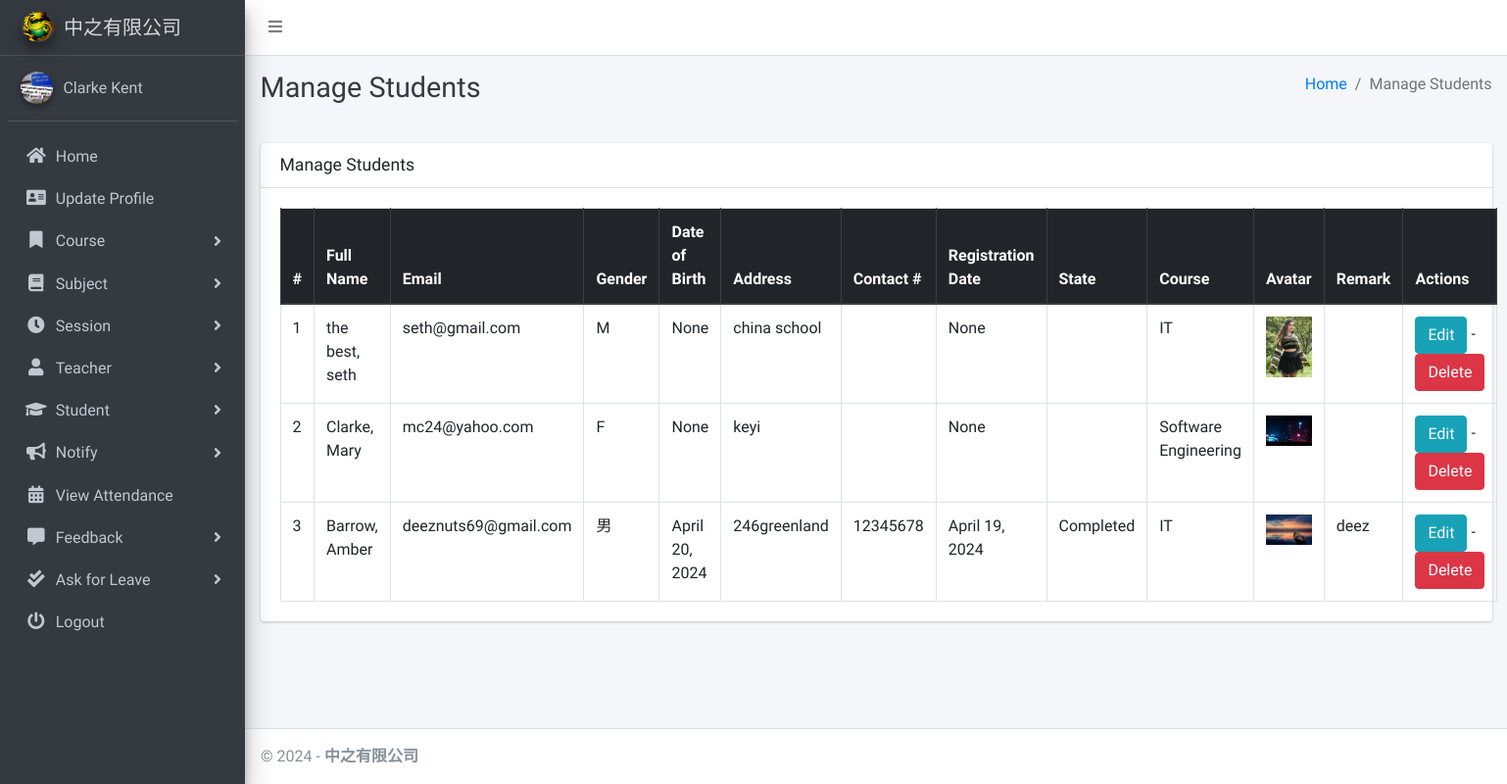
Page /student/manage/ (signed in) on the committed database.
### main_app/models.py (models this page shows, shortened)
class CustomUser(AbstractUser):
    USER_TYPE = ((1, "HOD"), (2, "Teacher"), (3, "Student"))
    GENDER = [("M", "Male"), ("F", "Female")]
    username = None  # Removed username, using email instead
    email = models.EmailField(unique=True)
    user_type = models.CharField(default=1, choices=USER_TYPE, max_length=1)
    gender = models.CharField(max_length=1, choices=GENDER)
    profile_pic = models.ImageField()
    address = models.TextField()
    contact_num = models.TextField(default="")
    remark = models.TextField(default="")
    fcm_token = models.TextField(default="")  # For firebase notifications
    created_at = models.DateTimeField(auto_now_add=True)
    updated_at = models.DateTimeField(auto_now=True)
    USERNAME_FIELD = "email"
    REQUIRED_FIELDS = []
    objects = CustomUserManager()
    def __str__(self):
        return self.last_name + ", " + self.first_name

class Student(models.Model):
    admin = models.OneToOneField(CustomUser, on_delete=models.CASCADE)
    course = models.ForeignKey(Course, on_delete=models.DO_NOTHING, null=True, blank=False)
    session = models.ForeignKey(Session, on_delete=models.DO_NOTHING, null=True)
    date_of_birth = models.DateField(blank=True, null=True)
    reg_date = models.DateField(blank=True, null=True)
    state = models.CharField(max_length = 30, blank = True) #learning/completed/pending refund

class Course(models.Model):
    name = models.CharField(max_length=120)
    created_at = models.DateTimeField(auto_now_add=True)
    updated_at = models.DateTimeField(auto_now=True)

### main_app/hod_views.py (the view)
# urls.py: path("student/manage/", hod_views.manage_student, name='manage_student'),
def manage_student(request):
    students = CustomUser.objects.filter(user_type=3)
    context = {
        'students': students,
        'page_title': 'Manage Students'
    }
    return render(request, "hod_template/manage_student.html", context)

### main_app/templates/hod_template/manage_student.html (shortened to what this page needs)
{% extends 'main_app/base.html' %}
{% load static %}
{% block page_title %}{{page_title}}{% endblock page_title %}
{% block content %}
<section class="content">
    <div class="container-fluid">
        <div class="row">
            <div class="col-md-12">
                <div class="card">
                    <div class="card-header">
                        <h3 class="card-title">{{page_title}}</h3>
                    </div>
                    <div class="card-body">
                        <table id="example2" class="table table-bordered table-hover">
                            <thead class="thead-dark">
                                <tr>
                                    <th>#</th>
                                    <th>Full Name</th>
                                    <th>Email</th>
                                    <th>Gender</th>
                                    <th>Date of Birth</th>
                                    <th>Address</th>
                                    <th>Contact #</th>
                                    <th>Registration Date</th>
                                    <th>State</th>
                                    <th>Course</th>
                                    <th>Avatar</th>
                                    <th>Remark</th>
                                    <th>Actions</th>
                                </tr>
                            </thead>
                            <tbody>
                                {% for student in students %}
                                <tr>
                                    <td>{{ forloop.counter }}</td>
                                    <td>{{student.last_name}}, {{student.first_name}}</td>
                                    <td>{{student.email}}</td>
                                    <td>{{student.gender}}</td>
                                    <td>{{student.student.date_of_birth}}</td>
                                    <td>{{student.address}}</td>
                                    <td>{{student.contact_num}}</td>
                                    <td>{{student.student.reg_date}}</td>
                                    <td>{{student.student.state}}</td>
                                    <td>{{student.student.course.name}}</td>
                                    <td>
                                        {% if student.profile_pic == ""  %}
                                        No Image
                                        {% else %}
                                        <img class="img img-fluid mb-2" height="56" width="56"
                                            src="{{student.profile_pic}}" alt="">
                                        {% endif %}
                                    </td>
                                    <td>{{student.remark}} </td>
                                    <td><a href="{% url 'edit_student' student.student.id %}" class="btn btn-info">Edit</a> -
                                        <a href="{% url 'delete_student' student.student.id %}" class="btn btn-danger" onclick="return confirm('Are you sure about this ?')">Delete</a>
                                    </td>
                                </tr>
                                {% endfor %}
                            </tbody>
                        </table>
                    </div>
                </div>
            </div>
        </div>
    </div>
</section>
{% endblock content %}

### rows in the picture
CustomUser: last_name "the best", first_name "seth", email "seth@gmail.com", gender "M", student.date_of_birth "None", address "china school", student.reg_date "None", student.course.name "IT", profile_pic (picture)
CustomUser: last_name "Clarke", first_name "Mary", email "mc24@yahoo.com", gender "F", student.date_of_birth "None", address "keyi", student.reg_date "None", student.course.name "Software Engineering", profile_pic (picture)
CustomUser: last_name "Barrow", first_name "Amber", email "deeznuts69@gmail.com", gender "男", student.date_of_birth "April 20, 2024", address "246greenland", contact_num "12345678", student.reg_date "April 19, 2024", student.state "Completed", student.course.name "IT", profile_pic (picture), remark "deez"

### other values in the picture
{{ page_title }} "Manage Students"
